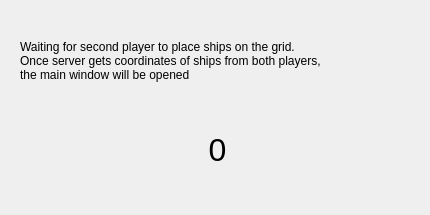
<?xml version="1.0" encoding="UTF-8"?>
<ui version="4.0">
 <class>WaitingWindow</class>
 <widget class="QDialog" name="WaitingWindow">
  <property name="geometry">
   <rect>
    <x>0</x>
    <y>0</y>
    <width>430</width>
    <height>215</height>
   </rect>
  </property>
  <property name="sizePolicy">
   <sizepolicy hsizetype="Fixed" vsizetype="Fixed">
    <horstretch>0</horstretch>
    <verstretch>0</verstretch>
   </sizepolicy>
  </property>
  <property name="minimumSize">
   <size>
    <width>430</width>
    <height>215</height>
   </size>
  </property>
  <property name="maximumSize">
   <size>
    <width>430</width>
    <height>215</height>
   </size>
  </property>
  <property name="windowTitle">
   <string>Waiting...</string>
  </property>
  <widget class="QLabel" name="TextLabel">
   <property name="geometry">
    <rect>
     <x>20</x>
     <y>20</y>
     <width>401</width>
     <height>81</height>
    </rect>
   </property>
   <property name="text">
    <string>Waiting for second player to place ships on the grid.
Once server gets coordinates of ships from both players,
the main window will be opened</string>
   </property>
  </widget>
  <widget class="QLabel" name="CountLabel">
   <property name="geometry">
    <rect>
     <x>12</x>
     <y>120</y>
     <width>411</width>
     <height>61</height>
    </rect>
   </property>
   <property name="font">
    <font>
     <pointsize>24</pointsize>
    </font>
   </property>
   <property name="text">
    <string>0</string>
   </property>
   <property name="textFormat">
    <enum>Qt::RichText</enum>
   </property>
   <property name="alignment">
    <set>Qt::AlignCenter</set>
   </property>
  </widget>
 </widget>
 <resources/>
 <connections/>
</ui>
